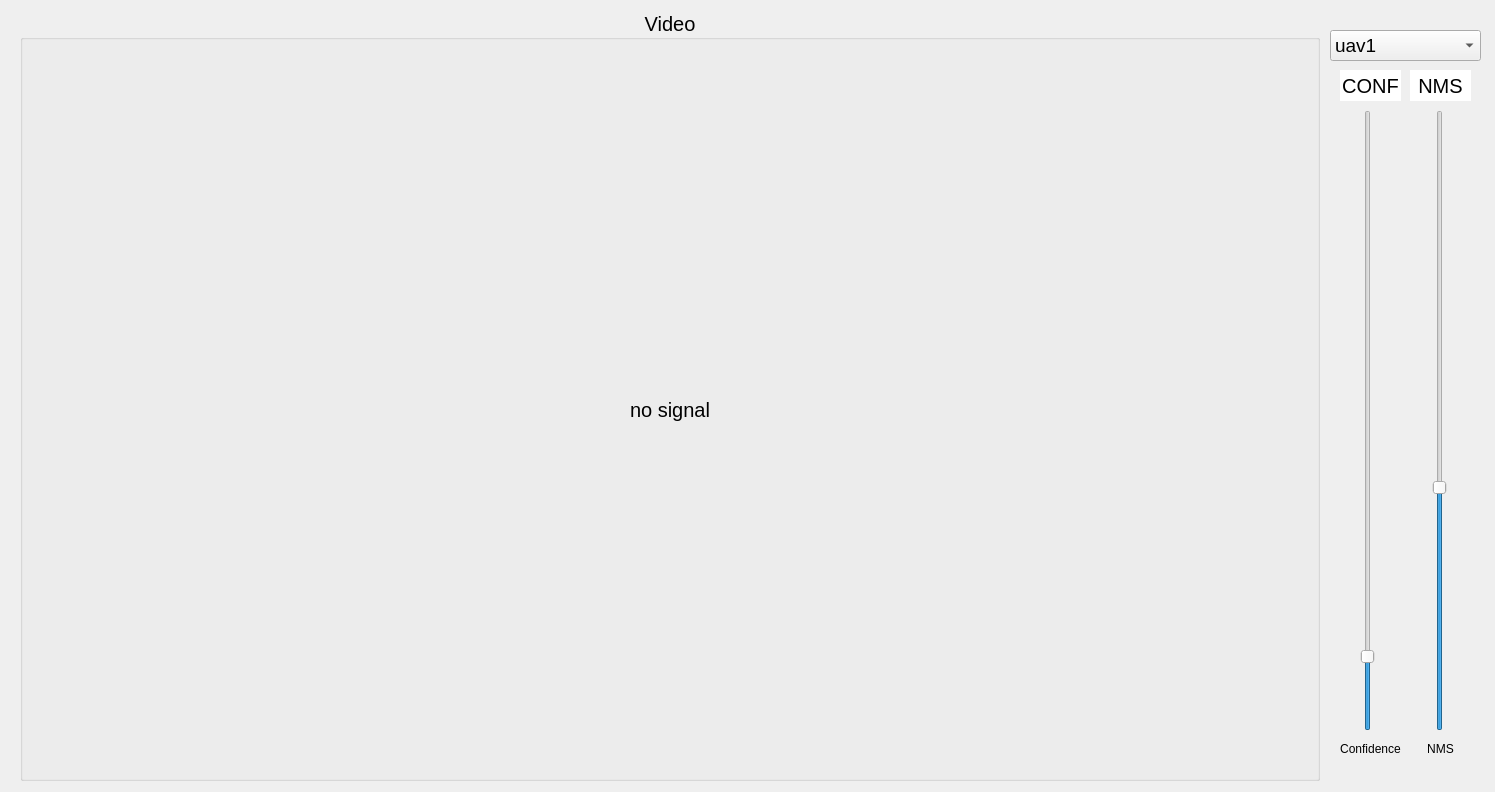
<?xml version="1.0" encoding="UTF-8"?>
<ui version="4.0">
 <class>MainWindow</class>
 <widget class="QMainWindow" name="MainWindow">
  <property name="geometry">
   <rect>
    <x>0</x>
    <y>0</y>
    <width>1495</width>
    <height>792</height>
   </rect>
  </property>
  <property name="windowTitle">
   <string>Tracking System</string>
  </property>
  <widget class="QWidget" name="centralwidget">
   <widget class="QGroupBox" name="Video">
    <property name="geometry">
     <rect>
      <x>20</x>
      <y>10</y>
      <width>1300</width>
      <height>771</height>
     </rect>
    </property>
    <property name="font">
     <font>
      <pointsize>15</pointsize>
     </font>
    </property>
    <property name="title">
     <string>Video</string>
    </property>
    <property name="alignment">
     <set>Qt::AlignCenter</set>
    </property>
    <widget class="QLabel" name="frame">
     <property name="geometry">
      <rect>
       <x>10</x>
       <y>40</y>
       <width>1280</width>
       <height>720</height>
      </rect>
     </property>
     <property name="text">
      <string>no signal</string>
     </property>
     <property name="alignment">
      <set>Qt::AlignCenter</set>
     </property>
    </widget>
   </widget>
   <widget class="QComboBox" name="sources">
    <property name="geometry">
     <rect>
      <x>1330</x>
      <y>30</y>
      <width>151</width>
      <height>31</height>
     </rect>
    </property>
    <property name="font">
     <font>
      <pointsize>14</pointsize>
     </font>
    </property>
    <item>
     <property name="text">
      <string>uav1</string>
     </property>
    </item>
    <item>
     <property name="text">
      <string>uav2</string>
     </property>
    </item>
    <item>
     <property name="text">
      <string>uav3</string>
     </property>
    </item>
   </widget>
   <widget class="QSlider" name="conf_thres">
    <property name="geometry">
     <rect>
      <x>1360</x>
      <y>110</y>
      <width>16</width>
      <height>621</height>
     </rect>
    </property>
    <property name="minimum">
     <number>10</number>
    </property>
    <property name="maximum">
     <number>100</number>
    </property>
    <property name="value">
     <number>20</number>
    </property>
    <property name="sliderPosition">
     <number>20</number>
    </property>
    <property name="orientation">
     <enum>Qt::Vertical</enum>
    </property>
   </widget>
   <widget class="QSlider" name="nms_thres">
    <property name="geometry">
     <rect>
      <x>1430</x>
      <y>110</y>
      <width>20</width>
      <height>621</height>
     </rect>
    </property>
    <property name="minimum">
     <number>10</number>
    </property>
    <property name="maximum">
     <number>100</number>
    </property>
    <property name="value">
     <number>45</number>
    </property>
    <property name="sliderPosition">
     <number>45</number>
    </property>
    <property name="orientation">
     <enum>Qt::Vertical</enum>
    </property>
   </widget>
   <widget class="QLabel" name="conf_show">
    <property name="geometry">
     <rect>
      <x>1340</x>
      <y>70</y>
      <width>61</width>
      <height>31</height>
     </rect>
    </property>
    <property name="font">
     <font>
      <pointsize>15</pointsize>
     </font>
    </property>
    <property name="styleSheet">
     <string notr="true">QLabel{background-color: rgb(255,255,255);}</string>
    </property>
    <property name="text">
     <string>CONF</string>
    </property>
    <property name="alignment">
     <set>Qt::AlignCenter</set>
    </property>
   </widget>
   <widget class="QLabel" name="nms_show">
    <property name="geometry">
     <rect>
      <x>1410</x>
      <y>70</y>
      <width>61</width>
      <height>31</height>
     </rect>
    </property>
    <property name="font">
     <font>
      <pointsize>15</pointsize>
     </font>
    </property>
    <property name="styleSheet">
     <string notr="true">QLabel{background-color: rgb(255,255,255);}</string>
    </property>
    <property name="text">
     <string>NMS</string>
    </property>
    <property name="alignment">
     <set>Qt::AlignCenter</set>
    </property>
   </widget>
   <widget class="QLabel" name="label">
    <property name="geometry">
     <rect>
      <x>1330</x>
      <y>740</y>
      <width>81</width>
      <height>17</height>
     </rect>
    </property>
    <property name="text">
     <string>Confidence</string>
    </property>
    <property name="alignment">
     <set>Qt::AlignCenter</set>
    </property>
   </widget>
   <widget class="QLabel" name="label_2">
    <property name="geometry">
     <rect>
      <x>1420</x>
      <y>740</y>
      <width>41</width>
      <height>17</height>
     </rect>
    </property>
    <property name="text">
     <string>NMS</string>
    </property>
    <property name="alignment">
     <set>Qt::AlignCenter</set>
    </property>
   </widget>
  </widget>
 </widget>
 <resources/>
 <connections/>
</ui>
